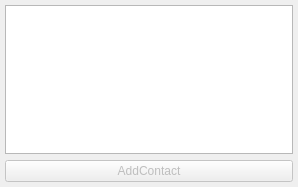
<?xml version="1.0" encoding="UTF-8"?>
<ui version="4.0">
 <class>ContactSelector</class>
 <widget class="QWidget" name="ContactSelector">
  <property name="geometry">
   <rect>
    <x>0</x>
    <y>0</y>
    <width>298</width>
    <height>187</height>
   </rect>
  </property>
  <property name="windowTitle">
   <string>ContactSelector</string>
  </property>
  <layout class="QVBoxLayout" name="verticalLayout">
   <property name="margin">
    <number>5</number>
   </property>
   <item>
    <widget class="QListWidget" name="listContacts"/>
   </item>
   <item>
    <widget class="QPushButton" name="btnAddContact">
     <property name="enabled">
      <bool>false</bool>
     </property>
     <property name="text">
      <string>AddContact</string>
     </property>
    </widget>
   </item>
  </layout>
 </widget>
 <layoutdefault spacing="6" margin="11"/>
 <resources/>
 <connections/>
</ui>
